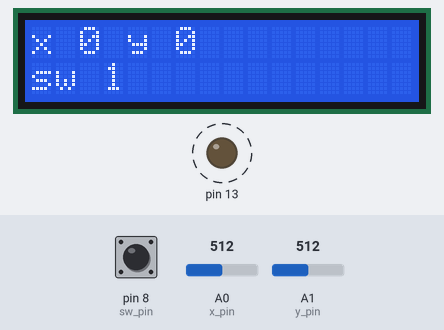
A sketch run on a simulated Arduino Uno, built with avr-gcc and run on an emulated ATmega328P. On the bench: 16×2 character LCD, output pins drawn as LEDs (lit = HIGH). Dashed ring = blinking. The inputs (shaded band) are chosen by the test bench; at power-on: A0 (x_pin) = 512, A1 (y_pin) = 512, pin 8 (sw_pin) HIGH. What the sketch prints to the serial monitor is not drawn.

Above: at 1.25 s.
1.3 s: A0 (x_pin) set to 716
At 1.56 s:
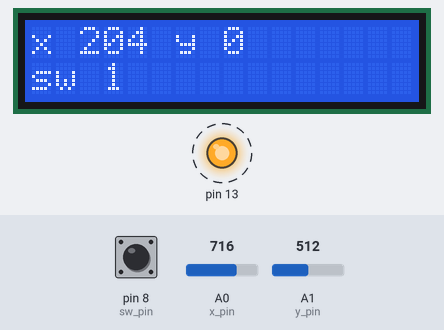
3.1 s: A1 (y_pin) set to 716
At 3.42 s:
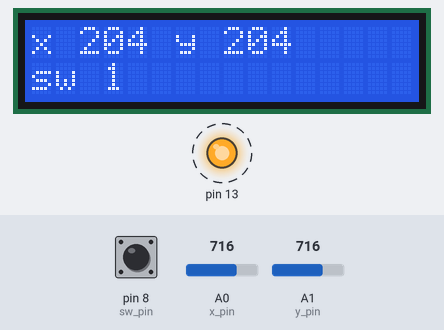
4.7 s: pin 8 (sw_pin) pulled LOW for 0.15 s
At 5.08 s:
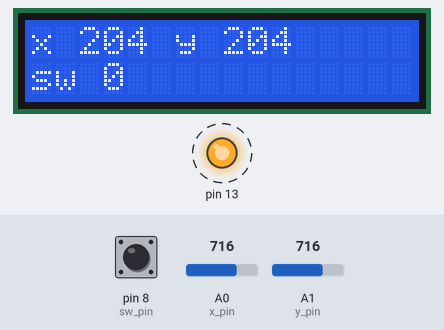
6.4 s: A0 (x_pin) set to 900
At 6.73 s:
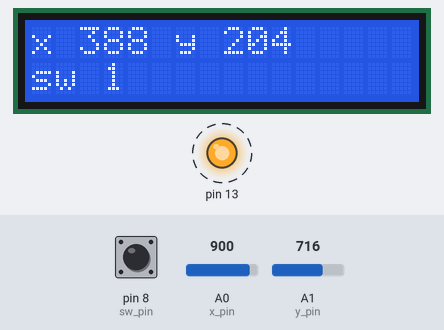
8.0 s: pin 8 (sw_pin) pulled LOW for 1 s
At 8.39 s:
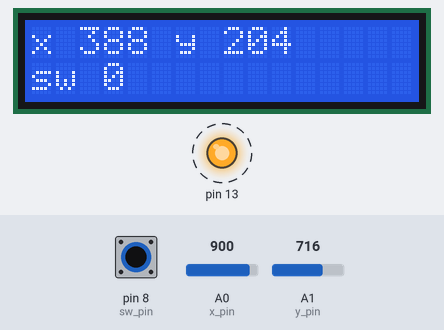
10.5 s: A1 (y_pin) set to 900
At 10.87 s:
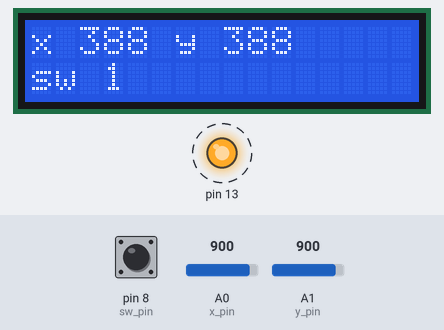
Timing chart, 0 to 13.2 s (numbered marks = the images above; inputs shaded):
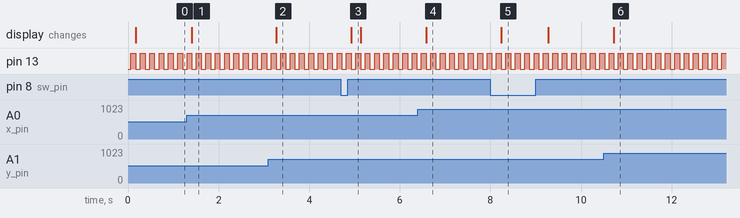

The sketch:

2_Wyswietlacz_LCD.ino
```cpp
#include <LiquidCrystal.h>

const int rs = 7, en = 6, d4 = 5, d5 = 4, d6 = 3, d7 = 2;
const int x_pin = A0, y_pin = A1, sw_pin = 8;
int x_data, y_data, sw_data, x_data_raw, y_data_raw;

LiquidCrystal lcd(rs, en, d4, d5,d6, d7);
void setup() {
  // put your setup code here, to run once:
  pinMode(13, OUTPUT);
  pinMode(sw_pin, INPUT);
  digitalWrite(sw_pin, HIGH);
  //pinMode(A0, INPUT);
  //pinMode(A1, INPUT);
  //pinMode(2, INPUT);

  lcd.begin(16, 2); //inicjalizacja wyświetlacza o liczbie zanków 16 i 2 iniach
  lcd.home();// to to samo co lcd.setCursor(0, 0)
  lcd.print("xD");//kursor porusza się z tekstem

  x_data_raw = analogRead(x_pin);
  y_data_raw = analogRead(y_pin);

  Serial.begin(9600);
}

void loop() {
  // put your main code here, to run repeatedly:

  x_data = analogRead(x_pin) - x_data_raw;
  y_data = analogRead(y_pin) - y_data_raw;
  sw_data = digitalRead(sw_pin);

  //String s_x_data = String(x_data);
 // String s_y_data = String(y_data);
  //String s_sw_data = String(sw_data);

  digitalWrite(13, HIGH);
  delay(100);
  lcd.home();// to to samo co lcd.setCursor(0, 0)
  lcd.clear();
  lcd.print("x ");//kursor porusza się z tekstem
  lcd.print(x_data);//kursor porusza się z tekstem
  lcd.print(" y ");//kursor porusza się z tekstem
  lcd.print(y_data);//kursor porusza się z tekstem
  lcd.setCursor(0, 1);
  lcd.print("sw ");//kursor porusza się z tekstem
  lcd.print(sw_data);//kursor porusza się z tekstem

  digitalWrite(13, LOW);
  delay(100);
  /*
  lcd.home();// to to samo co lcd.setCursor(0, 0)
  lcd.clear();
  lcd.print("KOCHAM");//kursor porusza się z tekstem
  lcd.setCursor(0, 1);
  lcd.print("BURSZTYNKA");//kursor porusza się z tekstem
  */
  Serial.print(digitalRead(sw_pin));
}
```

Measured:
- after the input at 1.3 s, the display: changes after 0.11 s (image 1)
- after the input at 3.1 s, the display: changes after 0.17 s (image 2)
- after the input at 4.7 s, the display: changes after 0.23 s (image 3)
- after the input at 6.4 s, the display: changes after 0.18 s (image 4)
- after the input at 8.0 s, the display: changes after 0.24 s (image 5)
- after the input at 10.5 s, the display: changes after 0.23 s (image 6)
- by itself, pin 13: alternates HIGH for 0.11 s and LOW for 0.10 s
